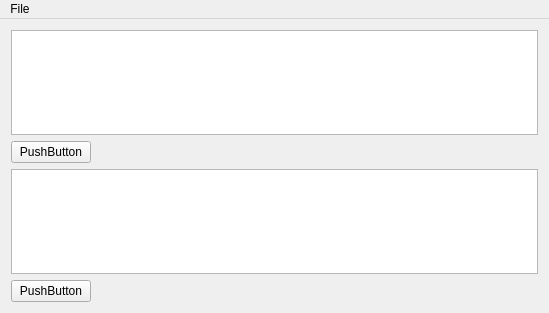
<?xml version="1.0" encoding="UTF-8"?>
<ui version="4.0">
 <class>MainWindow</class>
 <widget class="QMainWindow" name="MainWindow">
  <property name="geometry">
   <rect>
    <x>0</x>
    <y>0</y>
    <width>549</width>
    <height>313</height>
   </rect>
  </property>
  <property name="windowTitle">
   <string>MainWindow</string>
  </property>
  <widget class="QWidget" name="centralWidget">
   <property name="autoFillBackground">
    <bool>true</bool>
   </property>
   <layout class="QGridLayout" name="gridLayout">
    <item row="0" column="0">
     <layout class="QHBoxLayout" name="horizontalLayout">
      <property name="sizeConstraint">
       <enum>QLayout::SetMaximumSize</enum>
      </property>
      <item>
       <layout class="QVBoxLayout" name="verticalLayout">
        <item>
         <widget class="QPlainTextEdit" name="plainTextEdit">
          <property name="autoFillBackground">
           <bool>true</bool>
          </property>
         </widget>
        </item>
        <item>
         <layout class="QHBoxLayout" name="horizontalLayout_2">
          <item>
           <widget class="QPushButton" name="pushButton">
            <property name="text">
             <string>PushButton</string>
            </property>
           </widget>
          </item>
          <item>
           <spacer name="horizontalSpacer_2">
            <property name="orientation">
             <enum>Qt::Horizontal</enum>
            </property>
            <property name="sizeHint" stdset="0">
             <size>
              <width>40</width>
              <height>20</height>
             </size>
            </property>
           </spacer>
          </item>
         </layout>
        </item>
        <item>
         <widget class="QTextEdit" name="textEdit">
          <property name="autoFillBackground">
           <bool>true</bool>
          </property>
         </widget>
        </item>
        <item>
         <layout class="QHBoxLayout" name="horizontalLayout_3">
          <item>
           <widget class="QPushButton" name="pushButton_2">
            <property name="text">
             <string>PushButton</string>
            </property>
           </widget>
          </item>
          <item>
           <spacer name="horizontalSpacer">
            <property name="orientation">
             <enum>Qt::Horizontal</enum>
            </property>
            <property name="sizeHint" stdset="0">
             <size>
              <width>40</width>
              <height>20</height>
             </size>
            </property>
           </spacer>
          </item>
         </layout>
        </item>
       </layout>
      </item>
     </layout>
    </item>
   </layout>
  </widget>
  <widget class="QMenuBar" name="menuBar">
   <property name="geometry">
    <rect>
     <x>0</x>
     <y>0</y>
     <width>549</width>
     <height>21</height>
    </rect>
   </property>
   <widget class="QMenu" name="menuFile">
    <property name="title">
     <string>File</string>
    </property>
    <addaction name="actionOpen"/>
    <addaction name="actionSave"/>
    <addaction name="separator"/>
    <addaction name="actionExit"/>
   </widget>
   <addaction name="menuFile"/>
  </widget>
  <action name="actionOpen">
   <property name="text">
    <string>Open</string>
   </property>
  </action>
  <action name="actionSave">
   <property name="text">
    <string>Save</string>
   </property>
  </action>
  <action name="actionExit">
   <property name="text">
    <string>Exit</string>
   </property>
  </action>
 </widget>
 <layoutdefault spacing="6" margin="11"/>
 <resources/>
 <connections>
  <connection>
   <sender>actionExit</sender>
   <signal>triggered()</signal>
   <receiver>MainWindow</receiver>
   <slot>close()</slot>
   <hints>
    <hint type="sourcelabel">
     <x>-1</x>
     <y>-1</y>
    </hint>
    <hint type="destinationlabel">
     <x>274</x>
     <y>156</y>
    </hint>
   </hints>
  </connection>
 </connections>
</ui>
